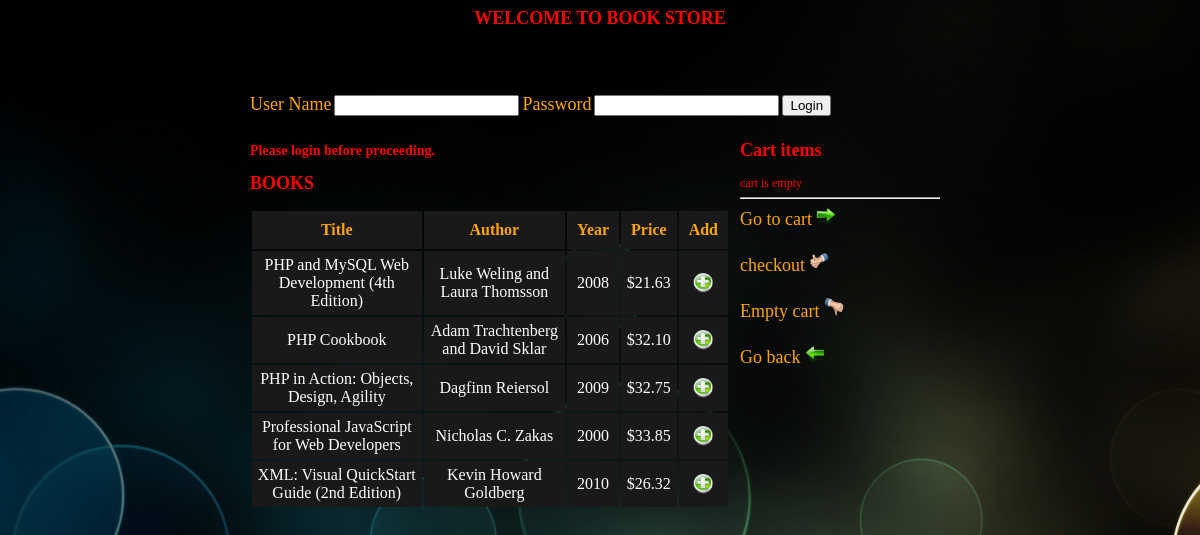
The page / on the database its author committed.
### tables this page shows
CREATE TABLE IF NOT EXISTS `books` (
  `id_book` int(10) NOT NULL AUTO_INCREMENT,
  `Title` varchar(50) NOT NULL,
  `Author` text NOT NULL,
  `Year` int(5) NOT NULL,
  `Price` decimal(6,2) NOT NULL,
  PRIMARY KEY (`id_book`)
);

### books.php (the view, shortened to what this page needs)
<?php
		if(!(isset($_SESSION['username'])))
		{
			echo "<h3>Please login before proceeding.</h3>";
		}
		?>
<h1><font color='red'>BOOKS</h1>
	<table>
		<tr>
			<th >Title</th>
			<th >Author</th>
			<th >Year</th>
			<th >Price</th>
			<th font color="red">Add</th>
		</tr>
  <?php
 $data = mysql_query("SELECT * FROM books ORDER BY Title ASC") or die(mysql_error());
 while($info = mysql_fetch_array( $data ))
 {
			 echo "<tr>";
			 echo "<td>".$info['Title'] . "</td> ";
			 echo "<td>".$info['Author'] . " </td>";
			 echo "<td>".$info['Year'] . "</td>";
			 echo "<td>$".$info['Price'] . "</td>";
			 echo '<td><a href="index.php?page=books&action=add&id='.$info['id_book'].'"><img src=icons/Symbol-Add.ico height=20 width=20></a></td>';
 }
 ?>
 </table>

### index.php (shortened to what this page needs)
<?php
	if (isset($_GET['page']))
	{
		$pages=array("books","cart","login","checkout","register", "registered", "logout");
			if (in_array($_GET['page'],$pages))
			{
				$_page=$_GET['page'];
			}
			else
			{
				$_page="books";
			}
	}
	else
	{
		$_page="books";
	}
?>
<html>
	<head>
		<link rel="stylesheet" href="style.css" type="text/css" media="all" />
	</head>
	<body>
		<h1 align="center"><font color='red'>WELCOME TO BOOK STORE</h1>
		<div id="Container">
			<div>
			<?php
			if(!(isset($_SESSION['username'])))
			{
			?>
			<form action="index.php?page=login" method="POST">
				<label ><font color='orange' size=4>User Name</font></label>
				<input type="text" name="username" id="username"/>
				<label><font color='orange' size=4>Password</font></label>
				<input type="password" name="password" id="password"/>
				<input type="submit" name="submit" id="submit" value="Login" />
				</form>
			<?php
			}
			?>
			</div>
			<div id="Main">
				<?php require($_page.".php");?>
		</div>
		<div id="sidebar">
		<h1 ><font color="red">Cart items</h1>
	<?php
		if(isset($_SESSION['cart']))
			{
				$total=0;
				$check_tquantity=0;
				foreach($_SESSION['cart'] as $ID => $x)
				{
					$temp1 = mysql_query("SELECT * FROM books WHERE id_book=$ID") or die(mysql_error());
					$check_item=mysql_fetch_array($temp1);
					$check_title=$check_item['Title'];
					$check_price=$check_item['Price'];
					$check_sum=$check_price * $x;
					$check_tquantity=$check_tquantity+$x;
					$total=$total+$check_sum;
					echo"<p font size=4>".$check_title." *Quantity*==>". $x. "</p>";
				}
			}
		else
			{
				echo "cart is empty";
			}
		echo"<hr />";
		echo"<font size='4' color='orange' text>Go to cart <a href='index.php?page=cart'><img src='icons/Arrow-Left.ico' height='20' width='20'></a>";
		echo"<br />";
		echo"<br />";
		echo "<font size='4' color='orange' text> checkout  <a href='index.php?page=checkout'><img src='icons/Thumbs_Up.ico' height='20' width='20'></a>";
		echo"<br />";
		echo"<br />";
		echo "<font size='4' color='orange' text>Empty cart  <a href='index.php?page=books&action=emptyall'><img src='icons/Thumbs_down.ico' height='20' width='20'></a>";
		echo"<br />";
		echo"<br />";
		echo"Go back  <a href='index.php?page=books'><img src='icons/Arrow-Right.ico' height='20' width='20'></a><font size='4' color='orange' text> ";
		?>
		</div>
	</body>
</html>

### style.css (style rules this page uses)
body { font-family:Verdena; font-size:12px; color:#444; background-image:url("image/back.jpg"); }
a { color:#fff; text-decoration:none; }
h1,h2 { margin-bottom:15px; }
h1 { font-size:18px; }
#Container { width:700px; height:500px; margin:50px auto; <--background-color:#eee; padding:15px; overflow:hidden; }
#main { width:490px; float:left; }
#main table { width:480px; }
#main table th { padding:10px; background-color:#191919; color:orange; }
#main table td { padding:5px; //background-color:#5CE62E; background-color:#191919; color:#fff; text-align:center; }
#sidebar { width:200px; height:200px; float:left; }

### rows shown on the page
books: Title "PHP and MySQL Web Development (4th Edition)", Author "Luke Weling and Laura Thomsson", Year "2008", Price "21.63"
books: Title "PHP Cookbook", Author "Adam Trachtenberg and David Sklar", Year "2006", Price "32.10"
books: Title "PHP in Action: Objects, Design, Agility", Author "Dagfinn Reiersol", Year "2009", Price "32.75"
books: Title "Professional JavaScript for Web Developers", Author "Nicholas C. Zakas", Year "2000", Price "33.85"
books: Title "XML: Visual QuickStart Guide (2nd Edition)", Author "Kevin Howard Goldberg", Year "2010", Price "26.32"
